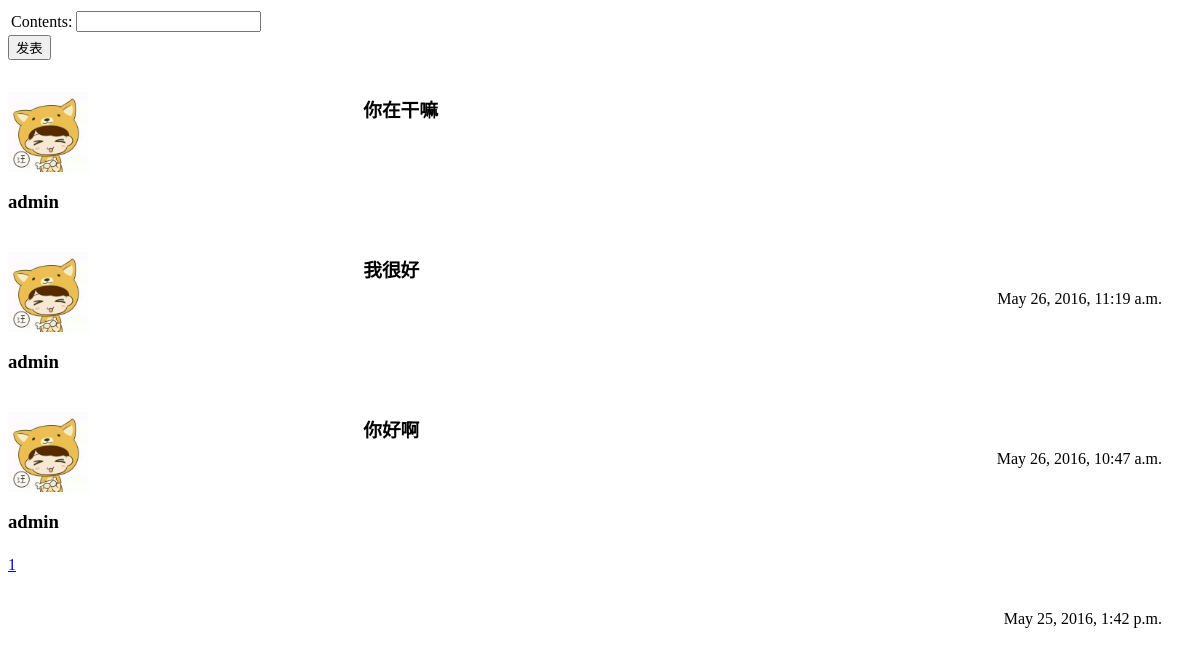
The app's page /share/discuss/ (signed in), older data.
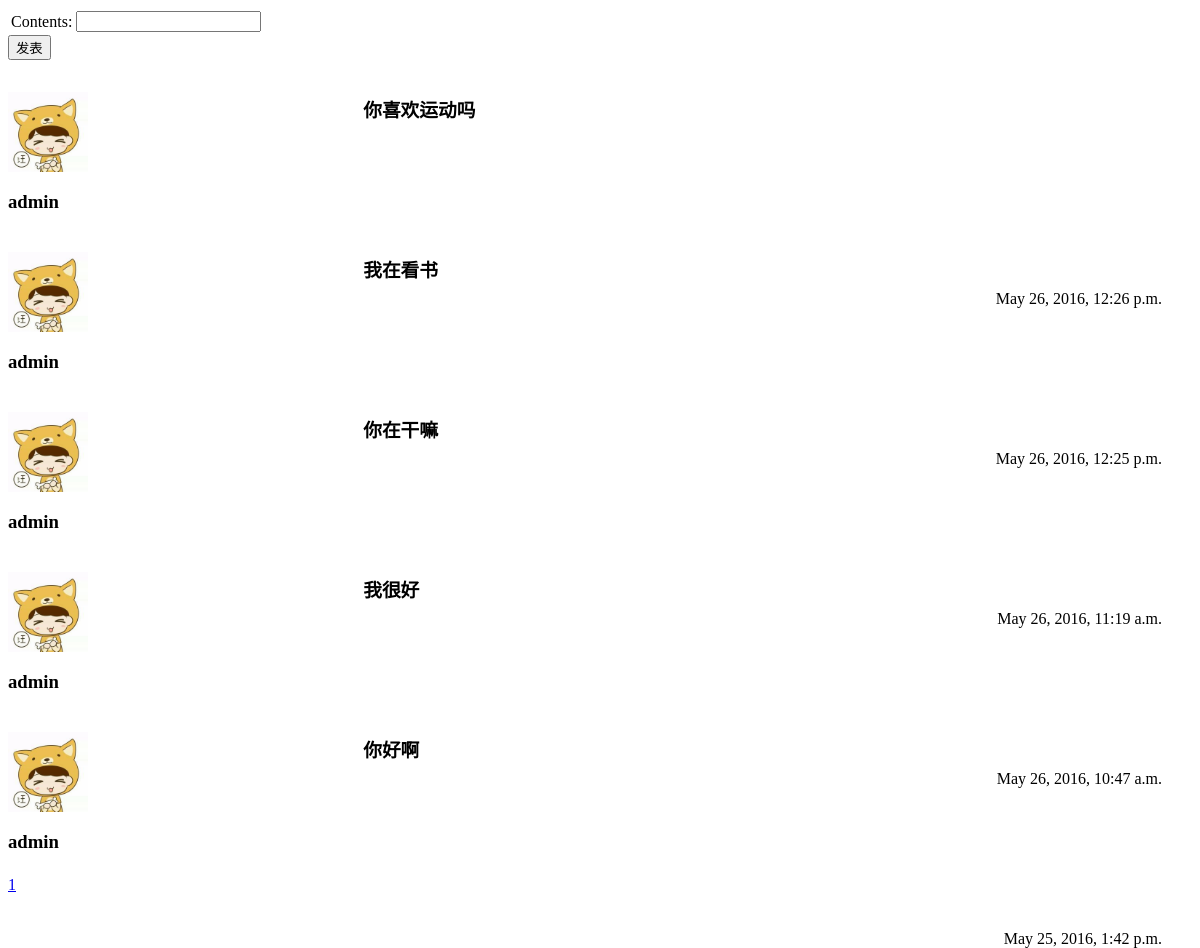
The same page, newer data.
### share/models.py (models this page shows, shortened)
class Tribune(models.Model):
	user = models.ForeignKey(User)
	contents = models.CharField(max_length=500)
	date = models.DateTimeField(auto_now_add=True)

class UserProfile(models.Model):
	user=models.OneToOneField(User,unique=True,verbose_name=('用户'))
	realname = models.CharField(max_length=20,blank=True, null=True)
	phone = models.IntegerField(blank=True, null=True)
	birth_date = models.DateField('your birthday', blank=True, null=True)
	head = models.ImageField(upload_to ='static', blank=True, default='static/user.jpg')
	address = models.CharField(max_length=200,default='',blank=True, null=True)
	class Meta:
		db_table = 'share_userprofile'

### share/views.py (the view)
@login_required
def discuss(request):
	user = request.user
	b = Tribune.objects.order_by('-date')
	after_range_num = 5
	before_range_num = 4
	paginator = Paginator(b, 10)
	page=int(request.GET.get('page','1'))
	if page <1:
		page=1
	try:
		bbs = paginator.page(page)
	except PageNotAnInteger:
		bbs = paginator.page(1)
	except EmptyPage:
		bbs = paginator.page(paginator.num_pages)
	if request.method == 'POST':
		form = BbsForm(request.POST)
		if form.is_valid():
			contents = form.cleaned_data['contents']
			date = datetime.datetime.now()
			Tribune.objects.update_or_create(user=user, contents=contents, date=date)
			return HttpResponseRedirect('/share/discuss/')
	else:
		form = BbsForm()
		return render_to_response('share/discuss.html', RequestContext(request, {'form': form, 'bbs': bbs }))

### share/forms.py
class BbsForm(forms.Form):
	contents = forms.CharField(max_length=500)

### share/templates/share/discuss.html (shortened to what this page needs)
<head>
<link rel="stylesheet" type="text/css" href="../../static/css/bbs.css" />
</head>
<form method="POST">
<table>
<tr>
	<td>{{ form.contents.label_tag}}</td>
	<td>{{ form.contents }}</td>
</tr>
</table>
<input type="submit" value="发表" />
</form>
{% load staticfiles %}
{% for b in bbs %}
<div class="whole">
<div class="left">
	<p>
		<img src="../../{{ b.user.userprofile.head }}" height="80" width="80">
	</p>
	<p>
		<h3>{{ b.user.username }}</h3>
</div>
<div class="right">
	<p>
		<h3>{{ b.contents }}</h3>
	</p>
        <p class="l">{{ b.date }}</p>
</div>
</div>
{% endfor %}
<a href="?page={{ bbs.number}}" title="第{{ bbs.number}}页">{{ bbs.number}}</a>

### share/static/css/bbs.css (style rules this page uses)
.whole { width:100%; height:160px; float:left; }
.left { width:30%; height:150px; float:left; }
.right { width:70%; height:150px; float:left; }
.right .l { margin-top:150px; margin-right:30px; float:right; }

Row changes from the older to the newer data that the page shows:
added Tribune: user.userprofile.head (picture), user.username "admin", contents "你喜欢运动吗", date "May 26, 2016, 12:26 p.m."
added Tribune: user.userprofile.head (picture), user.username "admin", contents "我在看书", date "May 26, 2016, 12:25 p.m."
